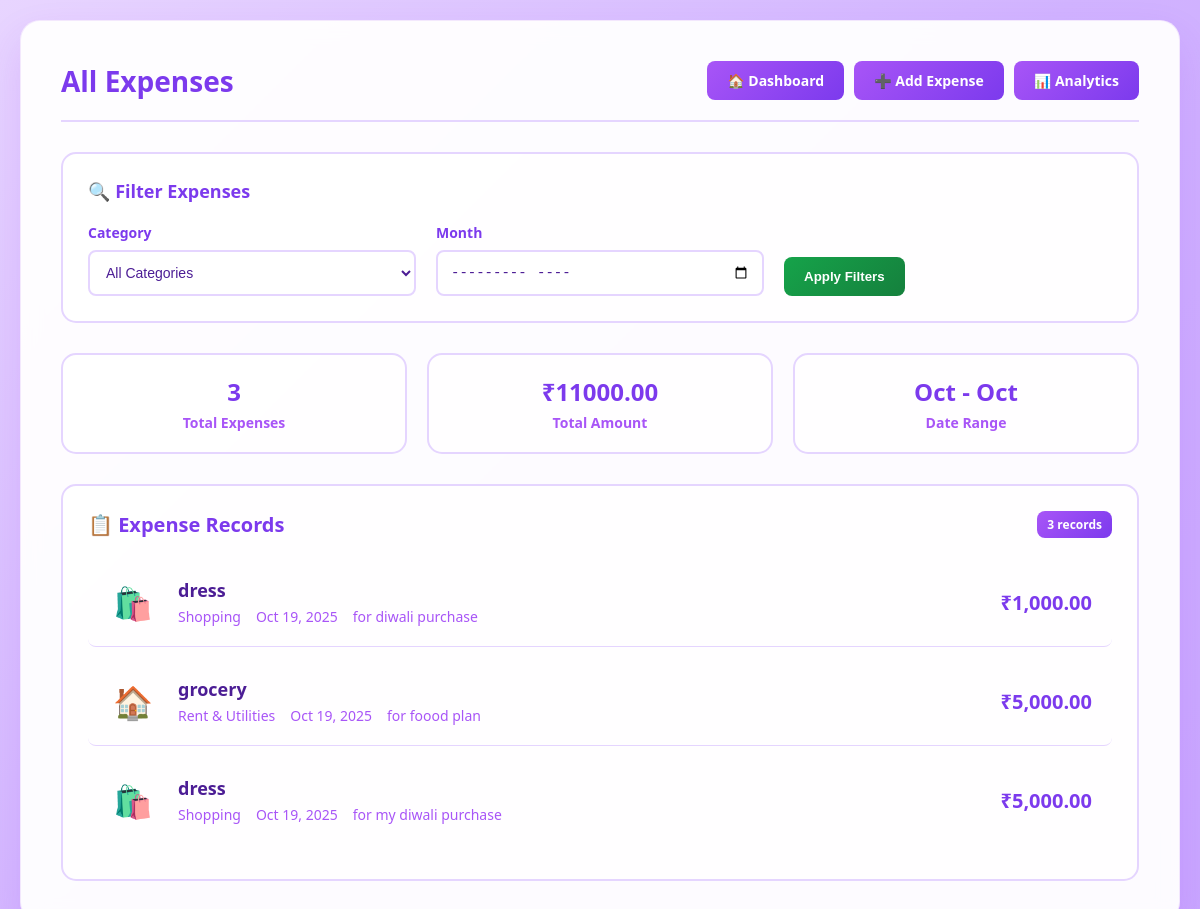
The app's page /expenses/ (signed in) with its own data.
### expapp/models.py (models this page shows, shortened)
class Expense(models.Model):
    user = models.ForeignKey(User, on_delete=models.CASCADE, related_name='expenses')
    title = models.CharField(max_length=200)
    amount = models.DecimalField(max_digits=12, decimal_places=2)
    category = models.ForeignKey(Category, on_delete=models.CASCADE, related_name='expenses')
    date = models.DateField(default=timezone.now)
    description = models.TextField(blank=True, null=True)
    created_at = models.DateTimeField(auto_now_add=True)
    updated_at = models.DateTimeField(auto_now=True)
    class Meta:
        ordering = ['-date', '-created_at']
    def formatted_amount(self):
        return f"₹{self.amount:,.2f}"

class Category(models.Model):
    name = models.CharField(max_length=100, unique=True)
    color = models.CharField(max_length=7, default='#7c3aed')  # Hex color for UI
    icon = models.CharField(max_length=50, default='💰')  # Emoji or icon class
    created_at = models.DateTimeField(auto_now_add=True)
    class Meta:
        verbose_name_plural = "Categories"
        ordering = ['name']

### expapp/views.py (the view)
# urls.py: path('expenses/', expense_list, name='expense_list'),
@login_required
def expense_list(request):
    expenses = Expense.objects.filter(user=request.user).order_by('-date', '-created_at')
    category_filter = request.GET.get('category')
    month_filter = request.GET.get('month')
    if category_filter:
        expenses = expenses.filter(category_id=category_filter)
    if month_filter:
        year, month = month_filter.split('-')
        expenses = expenses.filter(date__year=year, date__month=month)
    categories = Category.objects.all()
    total_amount = expenses.aggregate(total=Sum('amount'))['total'] or Decimal('0')
    from django.core.paginator import Paginator
    paginator = Paginator(expenses, 20)
    page_number = request.GET.get('page')
    expenses = paginator.get_page(page_number)
    context = {
        'expenses': expenses,
        'categories': categories,
        'selected_category': category_filter,
        'selected_month': month_filter,
        'total_amount': total_amount,
    }
    return render(request, 'expense_list.html', context)

### expapp/templates/expense_list.html (shortened to what this page needs)
<!DOCTYPE html>
<html lang="en">
<head>
</head>
<body>
    <div class="container">
        <div class="header">
            <h1 class="page-title">All Expenses</h1>
            <div class="nav-buttons">
                <a href="{% url 'dashboard' %}" class="nav-button">🏠 Dashboard</a>
                <a href="{% url 'add_expense' %}" class="nav-button">➕ Add Expense</a>
                <a href="{% url 'analytics' %}" class="nav-button">📊 Analytics</a>
            </div>
        </div>
        <div class="filters">
            <div class="filters-title">🔍 Filter Expenses</div>
            <form method="get" class="filter-row">
                <div class="filter-group">
                    <label class="filter-label">Category</label>
                    <select name="category" class="filter-select">
                        <option value="">All Categories</option>
                    </select>
                </div>
                <div class="filter-group">
                    <label class="filter-label">Month</label>
                    <input type="month" name="month" class="filter-input" value="{{ selected_month }}">
                </div>
                <div class="filter-group">
                    <button type="submit" class="filter-button">Apply Filters</button>
                </div>
            </form>
        </div>
        {% if expenses %}
        <div class="stats-summary">
            <div class="stat-card">
                <div class="stat-value">{{ expenses|length }}</div>
                <div class="stat-label">Total Expenses</div>
            </div>
            <div class="stat-card">
                <div class="stat-value">₹{{ total_amount|floatformat:2 }}</div>
                <div class="stat-label">Total Amount</div>
            </div>
            <div class="stat-card">
                <div class="stat-value">
                    {% if expenses %}
                        {% with last_expense=expenses|last %}
                            {{ expenses.0.date|date:"M" }} - {{ last_expense.date|date:"M" }}
                        {% endwith %}
                    {% endif %}
                </div>
                <div class="stat-label">Date Range</div>
            </div>
        </div>
        {% endif %}
        <div class="expenses-section">
            <div class="section-title">
                <span>📋 Expense Records</span>
                <span class="nav-button" style="font-size: 12px; padding: 5px 10px;">
                    {% if expenses %}{{ expenses|length }} records{% else %}0 records{% endif %}
                </span>
            </div>
            {% if expenses %}
                {% for expense in expenses %}
                    <div class="expense-item">
                        <div class="expense-info">
                            <div class="expense-category">{{ expense.category.icon }}</div>
                            <div class="expense-details">
                                <div class="expense-title">{{ expense.title }}</div>
                                <div class="expense-meta">
                                    <span>{{ expense.category.name }}</span>
                                    <span>{{ expense.date|date:"M d, Y" }}</span>
                                    {% if expense.description %}
                                        <span>{{ expense.description|truncatechars:50 }}</span>
                                    {% endif %}
                                </div>
                            </div>
                        </div>
                        <div class="expense-amount">{{ expense.formatted_amount }}</div>
                    </div>
                {% endfor %}
            {% endif %}
        </div>
    </div>
</body>
</html>

### expapp/templates/expense_list.html (style rules this page uses)
* { margin: 0; padding: 0; box-sizing: border-box; }
body { font-family: 'Segoe UI', Tahoma, Geneva, Verdana, sans-serif; background: linear-gradient(135deg, #e8d5ff 0%, #d1b3ff 50%, #c9a6ff 100%); min-height: 100vh; padding: 20px; }
.container { max-width: 1200px; margin: 0 auto; background: rgba(255, 255, 255, 0.95); backdrop-filter: blur(10px); border-radius: 20px; box-shadow: 0 20px 40px rgba(147, 51, 234, 0.15); padding: 40px; border: 1px solid rgba(147, 51, 234, 0.1); }
.header { display: flex; justify-content: space-between; align-items: center; margin-bottom: 30px; padding-bottom: 20px; border-bottom: 2px solid #e5d5ff; }
.page-title { color: #7c3aed; font-size: 28px; font-weight: 700; }
.nav-buttons { display: flex; gap: 10px; }
.nav-button { background: linear-gradient(135deg, #a855f7 0%, #7c3aed 100%); color: white; border: none; padding: 10px 20px; border-radius: 8px; text-decoration: none; font-weight: 600; transition: all 0.3s ease; font-size: 14px; }
.filters { background: rgba(255, 255, 255, 0.8); border-radius: 15px; padding: 25px; border: 2px solid #e5d5ff; margin-bottom: 30px; }
.filters-title { color: #7c3aed; font-size: 18px; font-weight: 600; margin-bottom: 20px; }
.filter-row { display: flex; gap: 20px; align-items: end; flex-wrap: wrap; }
.filter-group { flex: 1; min-width: 200px; }
.filter-label { display: block; color: #7c3aed; font-weight: 600; margin-bottom: 8px; font-size: 14px; }
.filter-input, .filter-select { width: 100%; padding: 12px; border: 2px solid #e5d5ff; border-radius: 8px; font-size: 14px; transition: all 0.3s ease; background: rgba(255, 255, 255, 0.8); color: #4c1d95; }
.filter-button { background: linear-gradient(135deg, #16a34a 0%, #15803d 100%); color: white; border: none; padding: 12px 20px; border-radius: 8px; font-weight: 600; cursor: pointer; transition: all 0.3s ease; white-space: nowrap; }
.expenses-section { background: rgba(255, 255, 255, 0.8); border-radius: 15px; padding: 25px; border: 2px solid #e5d5ff; }
.section-title { color: #7c3aed; font-size: 20px; font-weight: 600; margin-bottom: 20px; display: flex; justify-content: space-between; align-items: center; }
.expense-item { display: flex; justify-content: space-between; align-items: center; padding: 20px; border-bottom: 1px solid #e5d5ff; transition: all 0.3s ease; border-radius: 8px; margin-bottom: 10px; }
.expense-item:last-child { border-bottom: none; }
.expense-info { display: flex; align-items: center; gap: 20px; flex: 1; }
.expense-category { font-size: 32px; width: 50px; text-align: center; }
.expense-details { flex: 1; }
.expense-title { color: #4c1d95; font-size: 18px; font-weight: 600; margin-bottom: 5px; }
.expense-meta { color: #a855f7; font-size: 14px; display: flex; gap: 15px; flex-wrap: wrap; }
.expense-amount { color: #7c3aed; font-size: 20px; font-weight: 700; text-align: right; }
.stats-summary { display: grid; grid-template-columns: repeat(auto-fit, minmax(200px, 1fr)); gap: 20px; margin-bottom: 30px; }
.stat-card { background: rgba(255, 255, 255, 0.8); border-radius: 15px; padding: 20px; border: 2px solid #e5d5ff; text-align: center; transition: all 0.3s ease; }
.stat-value { color: #7c3aed; font-size: 24px; font-weight: 700; margin-bottom: 5px; }
.stat-label { color: #a855f7; font-size: 14px; font-weight: 600; }

### records on screen
Expense: date "Oct", category.icon "🛍️", title "dress", category.name "Shopping", date "Oct 19, 2025", description "for diwali purchase", formatted_amount "₹1,000.00"
Expense: date "Oct", category.icon "🛍️", title "dress", category.name "Shopping", date "Oct 19, 2025", description "for my diwali purchase", formatted_amount "₹5,000.00"
Expense: category.icon "🏠", title "grocery", category.name "Rent & Utilities", date "Oct 19, 2025", description "for foood plan", formatted_amount "₹5,000.00"

### other values on screen
{{ expenses|length }} "3"
{{ total_amount|floatformat:2 }} "11000.00"
